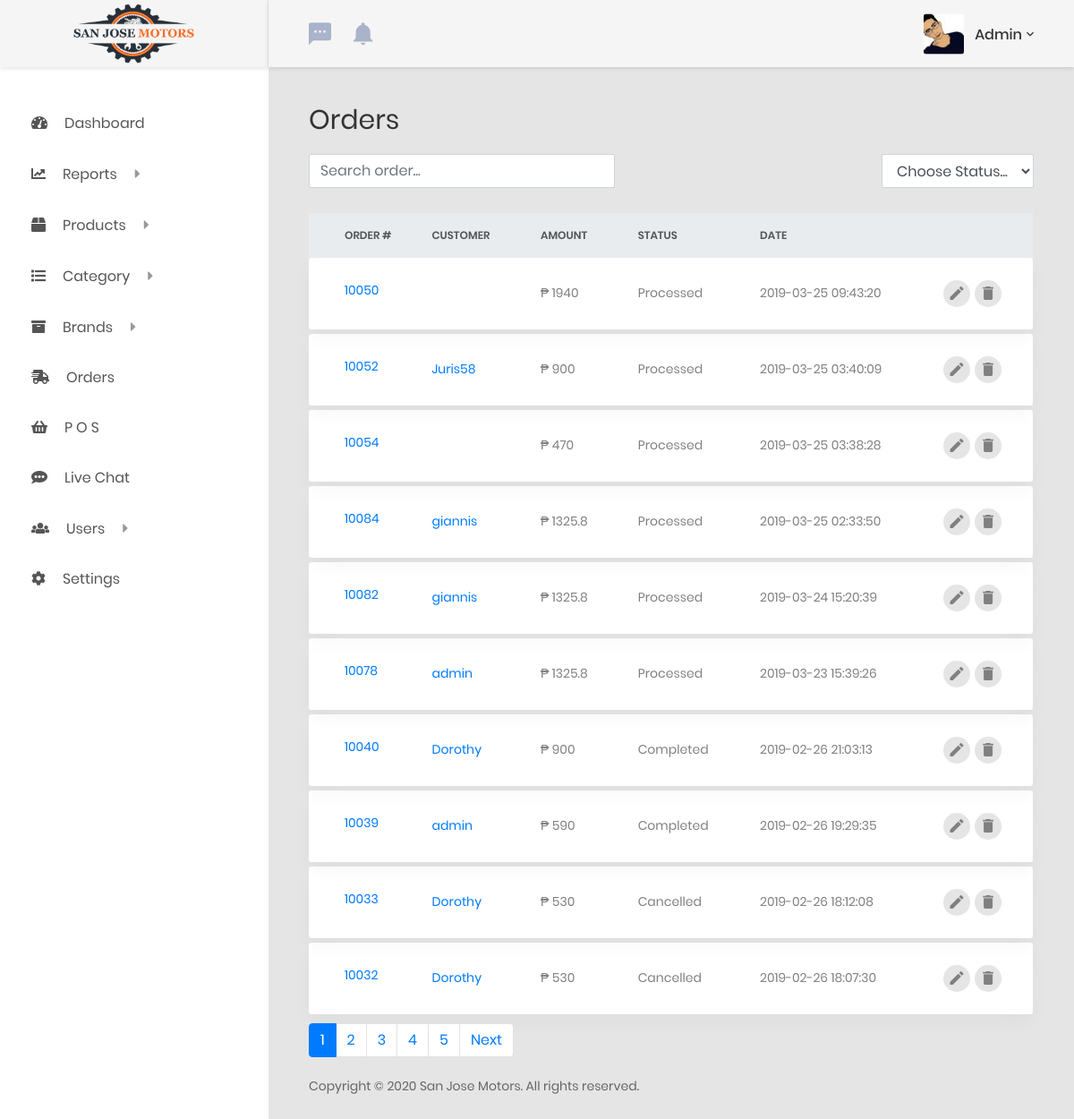
Screenshot of /admin/orders.php (signed in) with the database file from the repository.
### tables this page shows
CREATE TABLE `users` (
  `ID` bigint(20) NOT NULL,
  `username` varchar(255) NOT NULL,
  `email` varchar(255) NOT NULL,
  `password` varchar(255) NOT NULL,
  `active` enum('0','1') NOT NULL,
  `status` enum('online','offline','isle') NOT NULL DEFAULT 'offline',
  `role` int(11) NOT NULL,
  `auth` varchar(255) NOT NULL,
  `reg_date` datetime NOT NULL DEFAULT CURRENT_TIMESTAMP
);

CREATE TABLE `orders` (
  `ID` bigint(20) NOT NULL,
  `type` enum('Online order','Walk-in') NOT NULL,
  `amount` varchar(255) NOT NULL,
  `products` varchar(255) NOT NULL,
  `status` enum('pending','processed','completed','cancelled') NOT NULL,
  `managed_by` varchar(255) NOT NULL,
  `user_details` varchar(1000) NOT NULL,
  `user_ID` bigint(20) NOT NULL,
  `date_added` datetime NOT NULL DEFAULT CURRENT_TIMESTAMP
);

### main.php (called while the page is built, shortened)
<?php
$current_userinfo = [];
$user_id = 0;
$siteinfo = [];
$mysqli = new mysqli( DB_HOST, DB_USER, DB_PASSWORD, DB_NAME );
function user_is_loggedin() {
    if( ! empty( $_SESSION['uid'] ) || ! empty( $_COOKIE['uid'] ) ) {
        return true;
    }
    return false;
}
if( user_is_loggedin() ) {
    $user_id = $_SESSION['uid'];
}
function get_currentuser( $field = 'ID' ) {
    global $current_userinfo, $mysqli, $user_id;
    if( empty( $current_userinfo ) ) {
        $current_user_smtp = $mysqli->prepare( "SELECT * FROM users WHERE ID = ? LIMIT 1" );
        $current_user_smtp->bind_param( 'i', $user_id );
        $current_user_smtp->execute();
        $current_user_result = $current_user_smtp->get_result();
        if( $current_user_result->num_rows > 0 ) {
            while( $row = $current_user_result->fetch_assoc() ) {
                $current_userinfo['ID'] = $user_id;
                $current_userinfo['username'] = $row['username'];
                $current_userinfo['email'] = $row['email'];
                $current_userinfo['role'] = $row['role'];
                $current_userinfo['active'] = $row['active'];
                $current_userinfo['status'] = $row['status'];
                $current_userinfo['reg_date'] = $row['reg_date'];
                $current_userinfo['auth'] = $row['auth'];
            }
        }
    }
    return isset( $current_userinfo[$field] ) ? $current_userinfo[$field] : '';
}
function get_userby( $field, $uid ) {
    global $mysqli;
    $select_stmt = $mysqli->prepare( "SELECT * FROM users WHERE ID = ?" );
    $select_stmt->bind_param( 'i', $uid );
    $select_stmt->execute();
    $select_result = $select_stmt->get_result();
    if( $select_result->num_rows > 0 ) {
        while( $row = $select_result->fetch_assoc() ) {
            return $row[$field];
        }
    }
    return false;
}
function get_siteinfo( $key ) {
    global $siteinfo, $mysqli;
    if( empty( $siteinfo ) ) {
        $siteinfo_stmt = $mysqli->prepare( "SELECT * FROM options" );
        $siteinfo_stmt->execute();
        $siteinfo_result = $siteinfo_stmt->get_result();
        if( $siteinfo_result->num_rows > 0 ) {
            while( $row = $siteinfo_result->fetch_assoc() ) {
                $siteinfo[$row['option_key']] = $row['option_value'];
            }
        }
    }
    return isset( $siteinfo[$key] ) ? $siteinfo[$key] : '';
}
function site_url( $path = '' ) {
    return get_siteinfo( 'site-url' ) . $path;
}
function site_dir( $path = '' ) {
    return dirname( __FILE__ ) . $path;
}
function esc_int( $str ) {
    return (int) $str;
}
function get_currenturl() {
    return ( isset( $_SERVER['HTTPS'] ) && $_SERVER['HTTPS'] === 'on' ? 'https' : 'http' ) . '://' . $_SERVER['HTTP_HOST'] . $_SERVER['REQUEST_URI'];
}
function add_query_arg( $arg, $val, $url ) {
    $exp_url = explode( '?', $url );
    return $url . "?$arg=$val";
}
function get_userimage( $uid, $size = '' ) {
    $user_image_url = site_url( '/uploads/user/' . $uid );
    $user_image_path = site_dir( '/uploads/user/' . $uid . '.jpg' );
    if( file_exists( $user_image_path ) ) {
        $user_image_url .= empty( $size ) ? '' : '-' . $size;
        $user_image_url .= '.jpg';
        return $user_image_url . '?mt=' . filemtime( $user_image_path );
    }
    return site_url( '/assets/images/person.png' );
}
function currentuser_is_customer() {
    $role = esc_int( get_currentuser( 'role' ) );
}

### admin/orders.php (the view, shortened to what this page needs)
<?php
require_once 'functions.php';
include_once 'header.php';
include_once 'sidebar.php'; ?>
<div class="row">
    <div class="col-md-12">
        <div class="overview-wrap">
            <h2 class="title-1">Orders</h2>
        </div>
        <?php
        $paginationCtrls = '';
        if( currentuser_is_customer() ) {
            $count_query = $mysqli->query( "SELECT COUNT(ID) FROM orders WHERE user_ID = $user_id" );
        }else{
            $count_query = $mysqli->query( "SELECT COUNT(ID) FROM orders" );
        }
        $count_row = $count_query->fetch_row();
        $count_rows = $count_row[0];
        $per_page = 10;
        $last = ceil( $count_rows/$per_page );
        $pagenum = 1;
        $limit = 'LIMIT ' .( $pagenum - 1 ) * $per_page .',' .$per_page;
        if( currentuser_is_customer() ) {
            $get_brand_stmt = $mysqli->prepare( "SELECT * FROM orders WHERE user_ID = $user_id ORDER BY date_added DESC $limit" );
        }else{
            $get_brand_stmt = $mysqli->prepare( "SELECT * FROM orders WHERE type != 'walk-in' ORDER BY date_added DESC $limit" );
        }
        $get_brand_stmt->execute();
        $get_brand_result = $get_brand_stmt->get_result();
        if( $get_brand_result->num_rows > 0 ) {
            if($last != 1){
                $paginationCtrls .= '<nav class="pagination-controls" aria-label="..."><ul class="pagination">';
                $paginationCtrls .= '<li class="page-item active"><span class="page-link">'.$pagenum.'</span></li>';
                for($i = $pagenum+1; $i <= $last; $i++){
                    $paginationCtrls .= '<li class="page-item"><a class="page-link" href="'.add_query_arg( 'page', $i, get_currenturl() ).'">'.$i.'</a></li>';
                    if($i >= $pagenum+4){
                        break;
                    }
                }
                if ($pagenum != $last) {
                    $next = $pagenum + 1;
                    $paginationCtrls .= '<li class="page-item"><a class="page-link" href="'.add_query_arg( 'page', $next, get_currenturl() ).'">Next</a></li>';
                }
                $paginationCtrls .= '</ul></nav>';
            }
        } ?>
        <div class="table-data__tool">
            <div class="table-data__tool-left">
                <input type="search" id="order-search" name="order-search" class="form-control" placeholder="Search order...">
            </div>
            <div class="table-data__tool-right">
                <select class="order-status-select form-control">
                    <option value="">Choose Status...</option>
                </select>
            </div>
        </div>
        <div class="table-responsive table-responsive-data2">
            <table class="table table-data2">
                <thead class="thead-light">
                    <tr>
                        <th>Order #</th>
                        <th>customer</th>
                        <th>amount</th>
                        <th>status</th>
                        <th>date</th>
                        <th></th>
                    </tr>
                </thead>
                <tbody id="orders-result">
                    <?php
                    if( $get_brand_result->num_rows > 0 ) :
                        while( $row = $get_brand_result->fetch_assoc() ) : ?>
                            <tr class="tr-shadow">
                                <td><a href="<?php echo site_url( '/admin/order.php?action=edit&id=' . $row['ID'] ); ?>"><?php echo $row['ID']; ?></a></td>
                                <td><?php if( $row['user_ID'] ) {
                                    echo '<a href="profile.php?id=' . $row['user_ID'] . '">' . get_userby( 'username', $row['user_ID'] ) . '</a>';
                                } ?></td>
                                <td>&#8369; <?php echo $row['amount']; ?></td>
                                <td><?php echo ucfirst( $row['status'] ); ?></td>
                                <td><?php echo $row['date_added']; ?></td>
                                <td>
                                    <div class="table-data-feature">
                                        <a href="<?php echo site_url( '/admin/order.php?action=edit&id=' . $row['ID'] ); ?>" class="item" data-toggle="tooltip" data-placement="top" title="Edit">
                                            <i class="zmdi zmdi-edit"></i>
                                        </a>
                                        <a href="<?php echo site_url( '/admin/order.php?action=delete&id=' . $row['ID'] ); ?>" class="item js-confirm" data-toggle="tooltip" data-placement="top" title="Delete">
                                            <i class="zmdi zmdi-delete"></i>
                                        </a>
                                    </div>
                                </td>
                            </tr>
                            <tr class="spacer"></tr>
                        <?php
                        endwhile;
                        echo '<tr class="spacer"></tr>';
                    endif; ?>
                </tbody>
            </table>
            <?php echo $paginationCtrls; ?>
        </div>
    </div>
</div>
<?php include_once 'footer.php';

### admin/sidebar.php (shortened to what this page needs)
<aside class="menu-sidebar d-none d-lg-block">
    <div class="logo">
        <a href="<?php echo site_url(); ?>">
            <img src="../assets/images/logo.png" alt="San Jose Motors" />
        </a>
    </div>
    <div class="menu-sidebar__content js-scrollbar1">
        <nav class="navbar-sidebar">
            <ul class="list-unstyled navbar__list">
                <?php include 'navigation.php'; ?>
            </ul>
        </nav>
    </div>
</aside>
<div class="page-container">
    <header class="header-desktop">
        <div class="section__content section__content--p30">
            <div class="container-fluid">
                <div class="header-wrap">
                    <div class="header-button">
                        <div class="noti-wrap">
                            <?php if( !currentuser_is_customer() ) : ?>
                            <div id="chat-notif" class="noti__item js-item-menu">
                                <i class="zmdi zmdi-comment-more"></i>
                            </div>
                            <div id="notif" class="noti__item js-item-menu">
                                <i class="zmdi zmdi-notifications"></i>
                            </div>
                            <?php endif; ?>
                        </div>
                        <div class="account-wrap">
                            <div class="account-item clearfix js-item-menu">
                                <div class="image">
                                    <img src="<?php echo get_userimage( $user_id, 'small' ); ?>" alt="<?php echo get_currentuser( 'username' ); ?>" />
                                </div>
                                <div class="content">
                                    <a class="js-acc-btn" href="#"><?php echo get_currentuser( 'username' ); ?></a>
                                </div>
                            </div>
                        </div>
                    </div>
                </div>
            </div>
        </div>
    </header>
    <div class="main-content">
        <div class="section__content section__content--p30">
            <div class="container-fluid">

### rows the page displays
users: username "Admin"
orders: ID "10050", amount "1940", status "Processed", date_added "2019-03-25 09:43:20"
orders: ID "10052", user_ID.username "Juris58", amount "900", status "Processed", date_added "2019-03-25 03:40:09"
orders: ID "10054", amount "470", status "Processed", date_added "2019-03-25 03:38:28"
orders: ID "10084", user_ID.username "giannis", amount "1325.8", status "Processed", date_added "2019-03-25 02:33:50"
orders: ID "10082", user_ID.username "giannis", amount "1325.8", status "Processed", date_added "2019-03-24 15:20:39"
orders: ID "10078", user_ID.username "admin", amount "1325.8", status "Processed", date_added "2019-03-23 15:39:26"
orders: ID "10040", user_ID.username "Dorothy", amount "900", status "Completed", date_added "2019-02-26 21:03:13"
orders: ID "10039", user_ID.username "admin", amount "590", status "Completed", date_added "2019-02-26 19:29:35"
orders: ID "10033", user_ID.username "Dorothy", amount "530", status "Cancelled", date_added "2019-02-26 18:12:08"
orders: ID "10032", user_ID.username "Dorothy", amount "530", status "Cancelled", date_added "2019-02-26 18:07:30"

### other values shown
$item['title'] "Dashboard"
$item['title'] "Reports"
$item['title'] "Products"
$item['title'] "Category"
$item['title'] "Brands"
$item['title'] "Orders"
$item['title'] "P O S"
$item['title'] "Live Chat"
$item['title'] "Users"
$item['title'] "Settings"
$pagenum "1"
get_siteinfo( 'site-name' ) "San Jose Motors"
